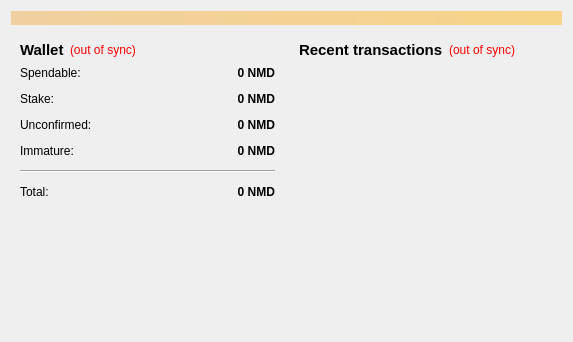
<?xml version="1.0" encoding="UTF-8"?>
<ui version="4.0">
 <class>OverviewPage</class>
 <widget class="QWidget" name="OverviewPage">
  <property name="geometry">
   <rect>
    <x>0</x>
    <y>0</y>
    <width>573</width>
    <height>342</height>
   </rect>
  </property>
  <property name="windowTitle">
   <string>Form</string>
  </property>
  <layout class="QVBoxLayout" name="topLayout">
   <item>
    <widget class="QLabel" name="labelAlerts">
     <property name="visible">
      <bool>false</bool>
     </property>
     <property name="styleSheet">
      <string notr="true">background-color: qlineargradient(x1: 0, y1: 0, x2: 1, y2: 0, stop:0 #F0D0A0, stop:1 #F8D488);  color:#000000
</string>
     </property>
     <property name="wordWrap">
      <bool>true</bool>
     </property>
     <property name="margin">
      <number>3</number>
     </property>
    </widget>
   </item>
   <item>
    <layout class="QHBoxLayout" name="horizontalLayout" stretch="1,1">
     <item>
      <layout class="QVBoxLayout" name="verticalLayout_2">
       <item>
        <widget class="QWidget" name="widget" native="true">
         <layout class="QVBoxLayout" name="verticalLayout_4">
          <item>
           <layout class="QHBoxLayout" name="horizontalLayout_4">
            <item>
             <widget class="QLabel" name="label_5">
              <property name="font">
               <font>
                <pointsize>11</pointsize>
                <weight>75</weight>
                <bold>true</bold>
               </font>
              </property>
              <property name="text">
               <string>Wallet</string>
              </property>
             </widget>
            </item>
            <item>
             <widget class="QLabel" name="labelWalletStatus">
              <property name="toolTip">
               <string>The displayed information may be out of date. Your wallet automatically synchronizes with the Nomad network after a connection is established, but this process has not completed yet.</string>
              </property>
              <property name="styleSheet">
               <string notr="true">QLabel { color: red; }</string>
              </property>
              <property name="text">
               <string notr="true">(out of sync)</string>
              </property>
              <property name="alignment">
               <set>Qt::AlignLeading|Qt::AlignLeft|Qt::AlignVCenter</set>
              </property>
             </widget>
            </item>
            <item>
             <spacer name="horizontalSpacer_2">
              <property name="orientation">
               <enum>Qt::Horizontal</enum>
              </property>
              <property name="sizeHint" stdset="0">
               <size>
                <width>40</width>
                <height>20</height>
               </size>
              </property>
             </spacer>
            </item>
           </layout>
          </item>
          <item>
           <layout class="QFormLayout" name="formLayout_2">
            <property name="fieldGrowthPolicy">
             <enum>QFormLayout::AllNonFixedFieldsGrow</enum>
            </property>
            <property name="horizontalSpacing">
             <number>12</number>
            </property>
            <property name="verticalSpacing">
             <number>12</number>
            </property>
            <item row="0" column="0">
             <widget class="QLabel" name="label">
              <property name="text">
               <string>Spendable:</string>
              </property>
             </widget>
            </item>
            <item row="0" column="1">
             <widget class="QLabel" name="labelBalance">
              <property name="font">
               <font>
                <weight>75</weight>
                <bold>true</bold>
               </font>
              </property>
              <property name="cursor">
               <cursorShape>IBeamCursor</cursorShape>
              </property>
              <property name="toolTip">
               <string>Your current spendable balance</string>
              </property>
              <property name="text">
               <string notr="true">0 NMD</string>
              </property>
              <property name="alignment">
               <set>Qt::AlignRight|Qt::AlignTrailing|Qt::AlignVCenter</set>
              </property>
              <property name="textInteractionFlags">
               <set>Qt::LinksAccessibleByMouse|Qt::TextSelectableByKeyboard|Qt::TextSelectableByMouse</set>
              </property>
             </widget>
            </item>
            <item row="1" column="0">
             <widget class="QLabel" name="label_6">
              <property name="text">
               <string>Stake:</string>
              </property>
             </widget>
            </item>
            <item row="1" column="1">
             <widget class="QLabel" name="labelStake">
              <property name="font">
               <font>
                <weight>75</weight>
                <bold>true</bold>
               </font>
              </property>
              <property name="cursor">
               <cursorShape>IBeamCursor</cursorShape>
              </property>
              <property name="toolTip">
               <string>Total of coins that was staked, and do not yet count toward the current balance</string>
              </property>
              <property name="text">
               <string notr="true">0 NMD</string>
              </property>
              <property name="alignment">
               <set>Qt::AlignRight|Qt::AlignTrailing|Qt::AlignVCenter</set>
              </property>
              <property name="textInteractionFlags">
               <set>Qt::LinksAccessibleByMouse|Qt::TextSelectableByKeyboard|Qt::TextSelectableByMouse</set>
              </property>
             </widget>
            </item>
            <item row="2" column="0">
             <widget class="QLabel" name="label_3">
              <property name="text">
               <string>Unconfirmed:</string>
              </property>
             </widget>
            </item>
            <item row="2" column="1">
             <widget class="QLabel" name="labelUnconfirmed">
              <property name="font">
               <font>
                <weight>75</weight>
                <bold>true</bold>
               </font>
              </property>
              <property name="cursor">
               <cursorShape>IBeamCursor</cursorShape>
              </property>
              <property name="toolTip">
               <string>Total of transactions that have yet to be confirmed, and do not yet count toward the current balance</string>
              </property>
              <property name="text">
               <string notr="true">0 NMD</string>
              </property>
              <property name="alignment">
               <set>Qt::AlignRight|Qt::AlignTrailing|Qt::AlignVCenter</set>
              </property>
              <property name="textInteractionFlags">
               <set>Qt::LinksAccessibleByMouse|Qt::TextSelectableByKeyboard|Qt::TextSelectableByMouse</set>
              </property>
             </widget>
            </item>
            <item row="3" column="0">
             <widget class="QLabel" name="labelImmatureText">
              <property name="text">
               <string>Immature:</string>
              </property>
             </widget>
            </item>
            <item row="3" column="1">
             <widget class="QLabel" name="labelImmature">
              <property name="font">
               <font>
                <weight>75</weight>
                <bold>true</bold>
               </font>
              </property>
              <property name="toolTip">
               <string>Mined balance that has not yet matured</string>
              </property>
              <property name="text">
               <string notr="true">0 NMD</string>
              </property>
              <property name="alignment">
               <set>Qt::AlignRight|Qt::AlignTrailing|Qt::AlignVCenter</set>
              </property>
              <property name="textInteractionFlags">
               <set>Qt::LinksAccessibleByMouse|Qt::TextSelectableByKeyboard|Qt::TextSelectableByMouse</set>
              </property>
             </widget>
            </item>
            <item row="4" column="0" colspan="2">
             <widget class="Line" name="line">
              <property name="orientation">
               <enum>Qt::Horizontal</enum>
              </property>
             </widget>
            </item>
            <item row="5" column="0">
             <widget class="QLabel" name="labelTotalText">
              <property name="text">
               <string>Total:</string>
              </property>
             </widget>
            </item>
            <item row="5" column="1">
             <widget class="QLabel" name="labelTotal">
              <property name="font">
               <font>
                <weight>75</weight>
                <bold>true</bold>
               </font>
              </property>
              <property name="cursor">
               <cursorShape>IBeamCursor</cursorShape>
              </property>
              <property name="toolTip">
               <string>Your current total balance</string>
              </property>
              <property name="text">
               <string notr="true">0 NMD</string>
              </property>
              <property name="alignment">
               <set>Qt::AlignRight|Qt::AlignTrailing|Qt::AlignVCenter</set>
              </property>
              <property name="textInteractionFlags">
               <set>Qt::LinksAccessibleByMouse|Qt::TextSelectableByKeyboard|Qt::TextSelectableByMouse</set>
              </property>
             </widget>
            </item>
           </layout>
          </item>
         </layout>
        </widget>
       </item>
       <item>
        <spacer name="verticalSpacer">
         <property name="orientation">
          <enum>Qt::Vertical</enum>
         </property>
         <property name="sizeHint" stdset="0">
          <size>
           <width>20</width>
           <height>40</height>
          </size>
         </property>
        </spacer>
       </item>
      </layout>
     </item>
     <item>
      <layout class="QVBoxLayout" name="verticalLayout_3">
       <item>
        <widget class="QWidget" name="widget_2" native="true">
         <layout class="QVBoxLayout" name="verticalLayout">
          <item>
           <layout class="QHBoxLayout" name="horizontalLayout_2">
            <item>
             <widget class="QLabel" name="label_4">
              <property name="font">
               <font>
                <pointsize>11</pointsize>
                <weight>75</weight>
                <bold>true</bold>
               </font>
              </property>
              <property name="text">
               <string>&lt;b&gt;Recent transactions&lt;/b&gt;</string>
              </property>
             </widget>
            </item>
            <item>
             <widget class="QLabel" name="labelTransactionsStatus">
              <property name="toolTip">
               <string>The displayed information may be out of date. Your wallet automatically synchronizes with the Nomad network after a connection is established, but this process has not completed yet.</string>
              </property>
              <property name="styleSheet">
               <string notr="true">QLabel { color: red; }</string>
              </property>
              <property name="text">
               <string notr="true">(out of sync)</string>
              </property>
              <property name="alignment">
               <set>Qt::AlignRight|Qt::AlignTrailing|Qt::AlignVCenter</set>
              </property>
             </widget>
            </item>
            <item>
             <spacer name="horizontalSpacer">
              <property name="orientation">
               <enum>Qt::Horizontal</enum>
              </property>
              <property name="sizeHint" stdset="0">
               <size>
                <width>40</width>
                <height>20</height>
               </size>
              </property>
             </spacer>
            </item>
           </layout>
          </item>
          <item>
           <widget class="QListView" name="listTransactions">
            <property name="styleSheet">
             <string notr="true">QListView { background: transparent; }</string>
            </property>
            <property name="frameShape">
             <enum>QFrame::NoFrame</enum>
            </property>
            <property name="verticalScrollBarPolicy">
             <enum>Qt::ScrollBarAlwaysOff</enum>
            </property>
            <property name="horizontalScrollBarPolicy">
             <enum>Qt::ScrollBarAlwaysOff</enum>
            </property>
            <property name="selectionMode">
             <enum>QAbstractItemView::NoSelection</enum>
            </property>
           </widget>
          </item>
         </layout>
        </widget>
       </item>
      </layout>
     </item>
    </layout>
   </item>
  </layout>
 </widget>
 <resources/>
 <connections/>
</ui>
